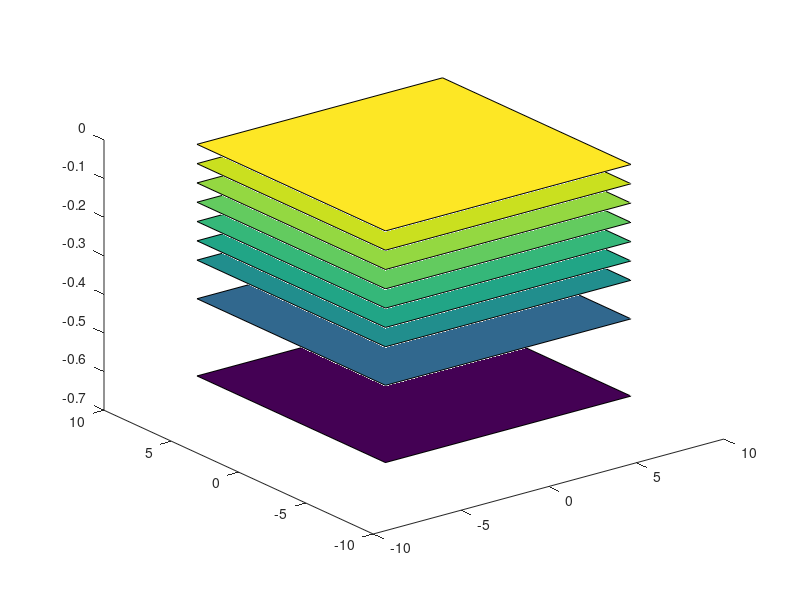

Here is the MATLAB script that generated this plot: (Note: this script raises an error after producing the figure.)

% Orbit_velocity adds in a correction for the velocity of the focal point
% see notes 11th Nov13
%..Orbit_position has only the position component of frequency deviation in
%the equation for frequency, it none the less produces a focussed beam.
%Varying the deflection fraction Fr does not change focus only magnitude of
%deflection
%oscilating along a line close to y=0 at the correct frequency, it is not in the correct place, i.e. it
%is at infinity as shown by the focus lens
%Orbit 5th November adds time varying frequency drives for the first time
%AOL6rays  is a program based on notes 14th Oct 13 aimed at modelling
%the ray paths of rays through a 6 AOD AOL
% Assume light propagating in in -Z direction and input plane is plane 1 so
% AODs are numbered 2:2+N-1 where N is the number of AODs
% Assume initially that input and AOD planes are planar and normal to Z at
% positions Zp. I is Z position of the image plane
close all
clear
lambda0=0.8e-6; % wavelength
% now set up angles of the 6 AODs
Vac=619;  %acoustic velocity m/s
n=1:6;  % AOD number
%f= 35e6;  %Frequency of each AOD
mode=-1; %diffraction order of the AODs
thetan=(4*(-n+2)+0)*pi./12; % XY plane angle of AOD wave vector wrt X axis,
% RH coordsstarts at 60 degrees then clockwise in steps of 60 degrees
Ioz=0; % Z coordinate of input plane
Zaod= [1 2 3 4 5 6 ]*-50e-3; % Z coordinates of AOD planes
Imz= [ -.4 -0.6]; % Z coordinates of image plane(s)
Zp=[Ioz Zaod Imz]; % concatenated list of the Z coordinates of all the Z
% planes where rays can start, change direction or be displayed
% make Aperture Input array use complex numbers to represent XY plane
Aperture=15e-3;  % Aperture diameter mm
T = [0 1e-4]% [-10:1:10]*0.2e-5;  % Time steps
Arr=7;  %number of radial points in aperture
x = -Arr:Arr;
[X,Y,time] = meshgrid(x,x,T);
Array= Aperture/2*(X.*exp(1i.*pi./3)+ Y.* exp(1i.*0));
Array(abs(Array)>Aperture/2*Arr*3^0.5/2*0.99)=NaN;
Rays=ones(size(Zp,2),2*Arr+1,2*Arr+1,size(T,2));

Rays(1,:,:,:) = 1.2* Array./Arr; %scales position vectors of the rays in the first input plane
DeflectOnAodN=zeros(size(Zp,2),2*Arr+1,2*Arr+1,size(T,2));
Forbit=0;  % 1.0e3; % freqency of the orbit of the focal point Hz
Fr=1/3; % Fraction of total deflection provided by each AOD
F=zeros(size(Zp,2),2*Arr+1,2*Arr+1,size(T,2)); %sets up array of frequencies at every point where a ray intersects an AOD or image plane
Fc=40e6; % central frequency of AODs

RayDirVecAfterAodN= zeros(size(Zp,2),2*Arr+1,2*Arr+1,size(T,2)); % Ray Direction vector angle in radians

THETA=pi/5; % angle of focal point from XY=0 in focal XY plane wrt to X (longitude)  (radians)
PHI = -10e-3; % angle of focus from origin wrt Z axis Latitude up from south pole radians
Zf= -0.5e0;  %Z coordinate of intended focus
Rxy=Zf.*tan(PHI);
DirF=zeros(size(n,2),size(T,2));
l=zeros(size(Rays));
targetx=real(Zp(9)*PHI.*exp(2.*pi.*1i.*THETA));
targety=imag(Zp(9)*PHI.*exp(2.*pi.*1i.*THETA));
%Rays(2,:,:,:)=Rays(1,:,:,:) may not be necessary?
for n=2:7
    Timearray(n,:,:,:) = time;
end

for n=2:7
    l(n,:,:,:)=(abs(Rays(1,:,:,:))).*cos(angle(Rays(1,:,:,:))-thetan(n-1));
    % distance of each ray on each zplane from XY=0 resolved in direction of sound propagation duplicated for each time
    Trays(n,:,:,:)= Timearray(n,:,:,:)-l(n,:,:,:)./Vac; % time reference for each ray
    F(n,:,:,:)=1./3.*Vac.*(((Zf-Zp(n)).^2+Rxy.^2).^-0.5).*Trays(n,:,:,:); % radial focus component of frequency
    DeflectOnAodN(n,:,:,:)= mode.*F(n,:,:,:).*exp(1i*thetan(n-1)); % Ray Deflection vector caused by each Z plane of the AOL
end
%Calculate output ray position and direction from layers 2:7 = the AOL
for Zn=2:7   %size(Zp,2);
    RayDirVecAfterAodN(Zn,:,:,:)= RayDirVecAfterAodN(Zn-1,:,:,:)+DeflectOnAodN(Zn,:,:,:); % Ray direction vector justafter each Z plane
end
for Zn=1:7    %size(Zp,2)-1;
    Rays(Zn+1,:,:,:)=Rays(Zn,:,:,:)+RayDirVecAfterAodN(Zn,:,:,:).*(Zp(Zn+1)-Zp(Zn));
end
for Zn=8:size(Zp,2)-1;
    Rays(Zn+1,:,:,:)=Rays(Zn,:,:,:)+RayDirVecAfterAodN(7,:,:,:).*(Zp(Zn+1)-Zp(Zn));
end

%%%%%%%% Plotting only below
figure()
hold on;
for Zn=1:9    %size(Zp,2)-1;
    fill3([Arr Arr -Arr -Arr],[Arr -Arr -Arr Arr],repmat([Zp(Zn)],1,4),repmat([Zp(Zn)],1,4))
end
alpha(0.1)
for n=1:size(Zp,2)
    Zarray(n,:,:)=ones(size(X,2),size(X,2)).*Zp(n);
end

for t=1:size(T,2);
    for n=1:size(X,2)
        for m=1:size(X,2)
            plot3(squeeze(real(Rays(:,n,m,t))),squeeze(imag(Rays(:,n,m,t))),squeeze(Zarray(:,n,m)),'color','b')
            axis([-0.012 0.012 -0.012 0.012 -0.6 0.1])
            xlabel('x')
            hold on
        end
    end
end
